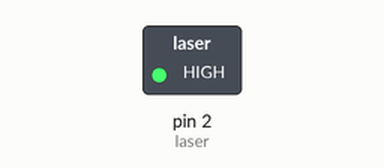
Bench run of a sketch on a simulated Arduino Uno, built with avr-gcc and run on an emulated ATmega328P. Shown: switched loads named in the sketch (green lamp = pin HIGH). Dashed ring = blinking.

Above: at 0.5 s.
Timing chart, 0 to 4.6 s (numbered marks = the images above):
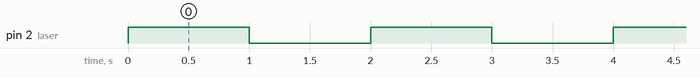

Measured:
- by itself, pin 2 (laser): alternates HIGH for 1.0 s and LOW for 1.0 s

The sketch:

laser.ino
```cpp
int laser = 2;

void setup() {
pinMode(laser,OUTPUT);  // put your setup code here, to run once:

}

void loop() {
 digitalWrite(laser,HIGH);
 delay(1000);
 digitalWrite(laser,LOW);
 delay(1000);
}
```
